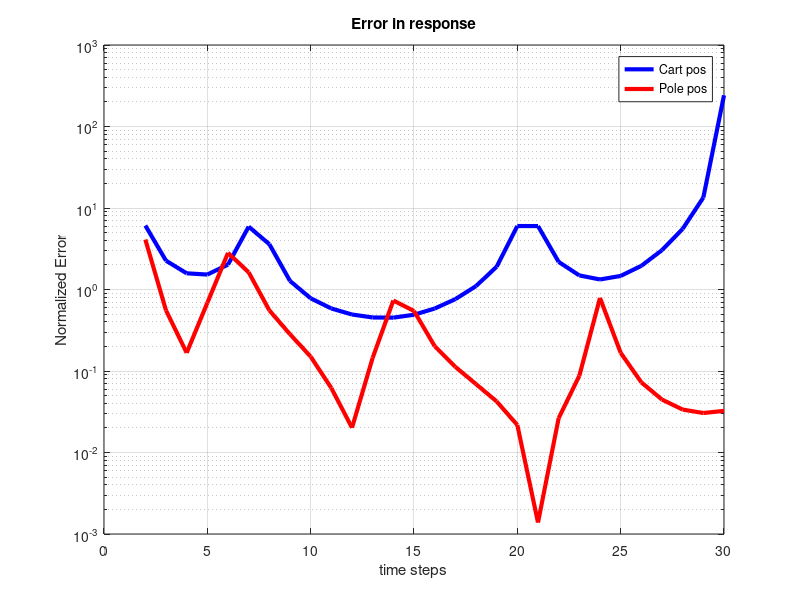
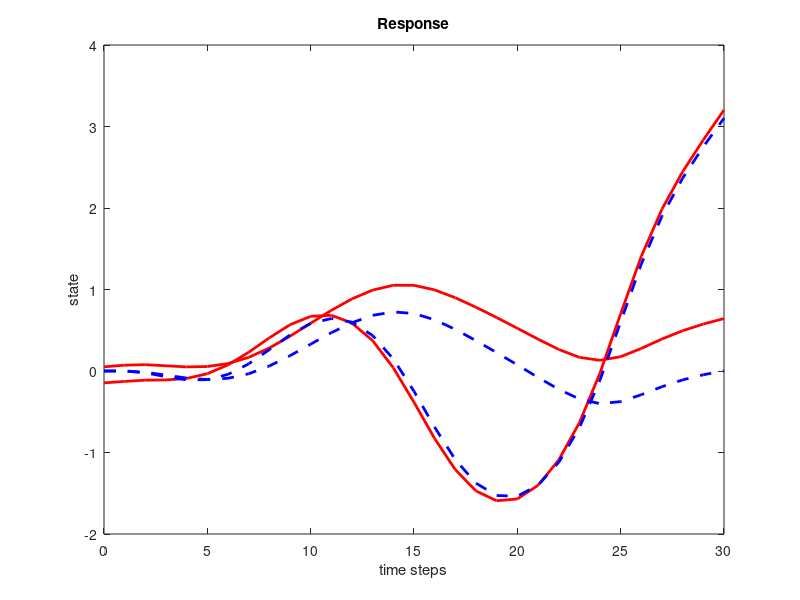

MATLAB code to generate these figures, in order:
% initial condition decay experiment. 

clc;clear;

load('data/cartpole_initial_condition_decay_100.mat');

Z_actual = Task.Ck*x_actual;
error_z = (Z_actual - Z_NORM);
error_z_norm = abs(error_z./Z_NORM);

time_idxs = 0:horizon;
%%
fig = figure(1); 
outputs = 1:2;
semilogy(time_idxs, error_z_norm(1,:),'b', 'LineWidth',3,'DisplayName','Cart pos');
hold on;
semilogy(time_idxs, error_z_norm(2,:),'r', 'LineWidth',3,'DisplayName','Pole pos');
title('Error in response');
xlabel('time steps');
ylabel('Normalized Error');
legend();
grid on;
%%
fig = figure(2);
plot(time_idxs, Z_actual(:,:),'r', 'LineWidth',2,'DisplayName', 'Actual');
hold on; 
plot(time_idxs, Z_NORM(:,:),'--b', 'LineWidth',2,'DisplayName', 'True');
xlabel('time steps');
ylabel('state');
title('Response');